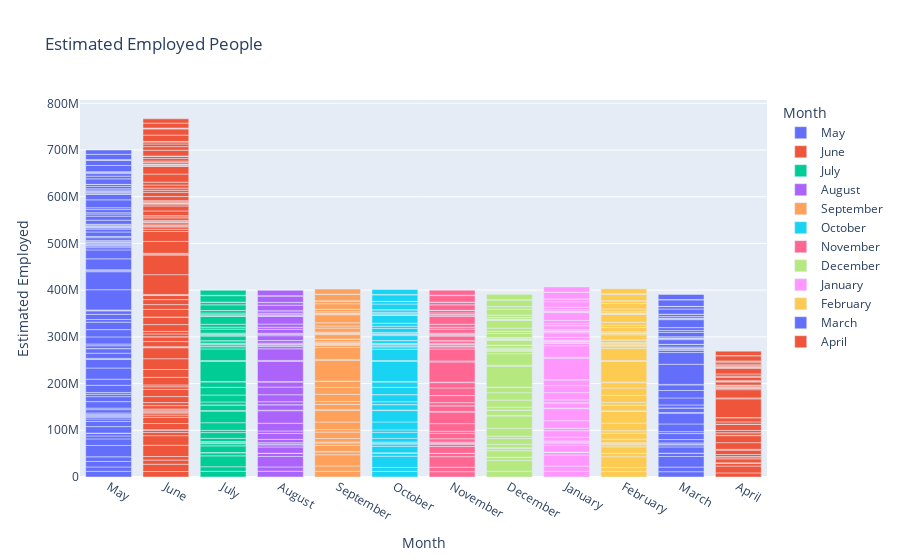

The notebook cell saved with this chart:
### Code cell
fig = px.bar(df, x = 'Month', y = 'Estimated Employed', color = 'Month', title = 'Estimated Employed People')

fig.show()

### Figure 1 — Plotly figure (JSON) as saved in the notebook; plotly's stock layout.template omitted (floating-point values rounded to 4 significant figures)
{"data": [{"alignmentgroup": "True", "hovertemplate": "Month=%{x}<br>Estimated Employed=%{y}<extra></extra>", "legendgroup": "May", "marker": {"color": "#636efa", "pattern": {"shape": ""}}, "name": "May", "offsetgroup": "May", "orientation": "v", "showlegend": true, "textposition": "auto", "type": "bar", "x": ["May", "May", "May", "May", "May", "May", "May", "May", "May", "May", "May", "May", "May", "May", "May", "May", "May", "May", "May", "May", "May", "May", "May", "May", "May", "May", "May", "May", "May", "May", "May", "May", "May", "May", "May", "May", "May", "May", "May", "May", "May", "May", "May", "May", "May", "May", "May", "May", "May", "May", "May", "May", "May", "May", "May", "May", "May", "May", "May", "May", "May", "May", "May", "May", "May", "May", "May", "May", "May", "May", "May", "May", "May", "May", "May", "May", "May", "May", "May", "May", "May", "May", "May", "May", "May", "May", "May", "May", "May", "May", "May", "May", "May", "May", "May", "May", "May", "May", "May", "May", "May", "May", "May", "May", "May"], "xaxis": "x", "y": [11999139, 9526902, 11749334, 9926176, 24322330, 14050319, 6259019, 5454091, 169487, 129610, 179340, 128538, 13954728, 11121124, 5249186, 3914193, 2045760, 1732050, 2495186, 2716966, 7035766, 3315038, 13911440, 10626328, 5184355, 3799919, 15349838, 13099601, 23896858, 18423447, 1119011, 992148, 11155753, 9683719, 172474, 6088547, 3727366, 15226005, 15586833, 15844698, 5768342, 11053353, 7508747, 1019549, 911789, 43287808, 38640999, 2108044, 1915482, 23452875, 19115772, 4788661, 3428356, 1671707, 1441722, 3029344, 2207026, 348042, 2223129, 1276291, 5756475, 2343783, 264855, 9686558, 6072776, 2693596, 2013083, 245668, 134868, 1130139, 937435, 2404033, 830347, 8638239, 8669258, 4605913, 2826118, 6692720, 3879934, 16962574, 12365754, 228978, 222916, 2519582, 1975481, 283905, 64538, 3289918, 2682658, 5108436, 4225486, 89587, 75456, 11798080, 5733921, 5560649, 3108830, 423127, 384999, 13391244, 11111486, 676797, 778590, 11306177, 9240903], "yaxis": "y"}, {"alignmentgroup": "True", "hovertemplate": "Month=%{x}<br>Estimated Employed=%{y}<extra></extra>", "legendgroup": "June", "marker": {"color": "#EF553B", "pattern": {"shape": ""}}, "name": "June", "offsetgroup": "June", "orientation": "v", "showlegend": true, "textposition": "auto", "type": "bar", "x": ["June", "June", "June", "June", "June", "June", "June", "June", "June", "June", "June", "June", "June", "June", "June", "June", "June", "June", "June", "June", "June", "June", "June", "June", "June", "June", "June", "June", "June", "June", "June", "June", "June", "June", "June", "June", "June", "June", "June", "June", "June", "June", "June", "June", "June", "June", "June", "June", "June", "June", "June", "June", "June", "June", "June", "June", "June", "June", "June", "June", "June", "June", "June", "June", "June", "June", "June", "June", "June", "June", "June", "June", "June", "June", "June", "June", "June", "June", "June", "June", "June", "June", "June", "June", "June", "June", "June", "June", "June", "June", "June", "June", "June", "June", "June", "June", "June", "June", "June", "June", "June", "June", "June", "June"], "xaxis": "x", "y": [11755881, 15572975, 8923222, 7544937, 24097712, 20622566, 6608626, 5781095, 149076, 112108, 170471, 13199281, 13243922, 4745178, 4357835, 1957081, 2230075, 2423742, 2049617, 7319782, 6375114, 12888490, 15396213, 5605627, 3952088, 16294794, 16748971, 23056511, 23601016, 1024797, 1150200, 10965154, 10187145, 184527, 6025235, 5364047, 14610564, 16076978, 141313, 16375303, 10169115, 10728822, 8891181, 1107013, 1106978, 42276572, 41908909, 2021553, 1675441, 25543465, 21225887, 4824630, 4954389, 1647342, 1551007, 3248864, 3124663, 337145, 306505, 2192020, 1602231, 5550172, 4306807, 304015, 10144965, 10574711, 2845190, 2304138, 237576, 224902, 1139815, 2326911, 2244460, 8862498, 8822411, 4678374, 4601293, 6509340, 6221562, 17375053, 16172690, 231252, 2356290, 2221069, 304369, 234926, 3307798, 3047750, 5241174, 5275784, 89702, 76269, 12318745, 7741005, 5683349, 4577995, 408738, 391015, 13624452, 13208724, 906889, 989470, 10611498, 9088931], "yaxis": "y"}, {"alignmentgroup": "True", "hovertemplate": "Month=%{x}<br>Estimated Employed=%{y}<extra></extra>", "legendgroup": "July", "marker": {"color": "#00cc96", "pattern": {"shape": ""}}, "name": "July", "offsetgroup": "July", "orientation": "v", "showlegend": true, "textposition": "auto", "type": "bar", "x": ["July", "July", "July", "July", "July", "July", "July", "July", "July", "July", "July", "July", "July", "July", "July", "July", "July", "July", "July", "July", "July", "July", "July", "July", "July", "July", "July", "July", "July", "July", "July", "July", "July", "July", "July", "July", "July", "July", "July", "July", "July", "July", "July", "July", "July", "July", "July", "July", "July", "July", "July", "July", "July", "July"], "xaxis": "x", "y": [12086707, 9911534, 23248875, 6753622, 166605, 167437, 14327083, 4826560, 1916824, 2549316, 6958404, 12169808, 4855393, 16274707, 24843750, 1158511, 12009883, 139227, 6308129, 14859873, 16455928, 11538688, 1052597, 42697000, 2000524, 24857807, 4657443, 1739838, 3059744, 294379, 2285436, 5393091, 280367, 9828023, 2405973, 235894, 1183770, 2434579, 8738029, 4105211, 6266446, 17215677, 284015, 2542237, 281117, 3592442, 5372470, 108334, 12054414, 5432503, 410583, 13862431, 859900, 10779829], "yaxis": "y"}, {"alignmentgroup": "True", "hovertemplate": "Month=%{x}<br>Estimated Employed=%{y}<extra></extra>", "legendgroup": "August", "marker": {"color": "#ab63fa", "pattern": {"shape": ""}}, "name": "August", "offsetgroup": "August", "orientation": "v", "showlegend": true, "textposition": "auto", "type": "bar", "x": ["August", "August", "August", "August", "August", "August", "August", "August", "August", "August", "August", "August", "August", "August", "August", "August", "August", "August", "August", "August", "August", "August", "August", "August", "August", "August", "August", "August", "August", "August", "August", "August", "August", "August", "August", "August", "August", "August", "August", "August", "August", "August", "August", "August", "August", "August", "August", "August", "August", "August", "August", "August", "August"], "xaxis": "x", "y": [12285693, 9292039, 22260203, 6607694, 135407, 183603, 13507342, 4558306, 1969248, 2778624, 7015356, 12686470, 5233449, 16559137, 26835389, 1065725, 11727659, 183930, 6183427, 15052051, 16463931, 10743959, 975501, 43298746, 1911380, 24924827, 4743179, 1595582, 2994763, 328282, 2392400, 5552510, 243277, 10228154, 2523005, 236315, 2335406, 8614340, 4448650, 6809834, 16602767, 259433, 2456983, 312882, 3499863, 5195170, 90850, 11933093, 5544693, 368977, 13580241, 823967, 11456493], "yaxis": "y"}, {"alignmentgroup": "True", "hovertemplate": "Month=%{x}<br>Estimated Employed=%{y}<extra></extra>", "legendgroup": "September", "marker": {"color": "#FFA15A", "pattern": {"shape": ""}}, "name": "September", "offsetgroup": "September", "orientation": "v", "showlegend": true, "textposition": "auto", "type": "bar", "x": ["September", "September", "September", "September", "September", "September", "September", "September", "September", "September", "September", "September", "September", "September", "September", "September", "September", "September", "September", "September", "September", "September", "September", "September", "September", "September", "September", "September", "September", "September", "September", "September", "September", "September", "September", "September", "September", "September", "September", "September", "September", "September", "September", "September", "September", "September", "September", "September", "September", "September", "September", "September"], "xaxis": "x", "y": [12256762, 11468349, 23905700, 6490776, 166056, 163215, 13280783, 5127956, 2039804, 7500122, 13741892, 5400499, 16159315, 25219281, 1162159, 11167715, 175718, 6260971, 15419779, 14595441, 12636415, 1034408, 44198762, 2157845, 25610773, 4733996, 1576480, 2992082, 327239, 2311507, 5642253, 309643, 9609939, 2675862, 247210, 2357627, 8647794, 4640642, 6655967, 17396398, 253887, 2570663, 286573, 3227178, 5176819, 89450, 11902824, 5668785, 418043, 13522970, 711150, 11158649], "yaxis": "y"}, {"alignmentgroup": "True", "hovertemplate": "Month=%{x}<br>Estimated Employed=%{y}<extra></extra>", "legendgroup": "October", "marker": {"color": "#19d3f3", "pattern": {"shape": ""}}, "name": "October", "offsetgroup": "October", "orientation": "v", "showlegend": true, "textposition": "auto", "type": "bar", "x": ["October", "October", "October", "October", "October", "October", "October", "October", "October", "October", "October", "October", "October", "October", "October", "October", "October", "October", "October", "October", "October", "October", "October", "October", "October", "October", "October", "October", "October", "October", "October", "October", "October", "October", "October", "October", "October", "October", "October", "October", "October", "October", "October", "October", "October", "October", "October", "October", "October", "October", "October", "October", "October", "October", "October"], "xaxis": "x", "y": [12017412, 8395906, 24053140, 7043840, 149511, 177440, 13828512, 4798833, 1946957, 2477621, 7761243, 12803527, 5328825, 17060638, 24330249, 1080609, 11621534, 180283, 6021921, 15178544, 146688, 15595647, 11375354, 1113764, 42833265, 2027662, 24353018, 4774377, 1595176, 3173429, 330856, 2297096, 6030363, 290264, 10474217, 2821456, 232322, 1029087, 2460196, 8799249, 4644510, 6603715, 17221991, 234375, 2456855, 312548, 3070438, 5384335, 87974, 12223948, 5318341, 414808, 13938303, 925174, 10563686], "yaxis": "y"}, {"alignmentgroup": "True", "hovertemplate": "Month=%{x}<br>Estimated Employed=%{y}<extra></extra>", "legendgroup": "November", "marker": {"color": "#FF6692", "pattern": {"shape": ""}}, "name": "November", "offsetgroup": "November", "orientation": "v", "showlegend": true, "textposition": "auto", "type": "bar", "x": ["November", "November", "November", "November", "November", "November", "November", "November", "November", "November", "November", "November", "November", "November", "November", "November", "November", "November", "November", "November", "November", "November", "November", "November", "November", "November", "November", "November", "November", "November", "November", "November", "November", "November", "November", "November", "November", "November", "November", "November", "November", "November", "November", "November", "November", "November", "November", "November", "November", "November", "November", "November", "November", "November", "November"], "xaxis": "x", "y": [11397681, 9625362, 22445989, 6942931, 178768, 159489, 14487815, 4875763, 2024409, 2415724, 7279628, 11537217, 4557906, 16306428, 24881383, 1205703, 12192623, 142787, 6395022, 15278556, 162426, 16223430, 11265828, 1084633, 43261530, 2007113, 25630359, 4668772, 1708045, 3081077, 289593, 2341284, 5439600, 271612, 9896129, 2404239, 233029, 1226793, 2424281, 8613835, 4062767, 6459457, 17486683, 293431, 2594469, 275003, 3602243, 5306715, 107751, 11729952, 5338119, 427700, 14128888, 904903, 10768462], "yaxis": "y"}, {"alignmentgroup": "True", "hovertemplate": "Month=%{x}<br>Estimated Employed=%{y}<extra></extra>", "legendgroup": "December", "marker": {"color": "#B6E880", "pattern": {"shape": ""}}, "name": "December", "offsetgroup": "December", "orientation": "v", "showlegend": true, "textposition": "auto", "type": "bar", "x": ["December", "December", "December", "December", "December", "December", "December", "December", "December", "December", "December", "December", "December", "December", "December", "December", "December", "December", "December", "December", "December", "December", "December", "December", "December", "December", "December", "December", "December", "December", "December", "December", "December", "December", "December", "December", "December", "December", "December", "December", "December", "December", "December", "December", "December", "December", "December", "December", "December", "December", "December", "December", "December"], "xaxis": "x", "y": [12528395, 22914530, 6569385, 145671, 177155, 13877825, 4603484, 1922821, 6873437, 12756132, 5065804, 16854647, 26357625, 1102997, 11345069, 180808, 6164215, 15485307, 161647, 15356938, 11068056, 1046878, 44640087, 1947566, 24906239, 4913963, 1722303, 2977857, 311146, 2415436, 5718337, 288154, 10172812, 2548835, 241366, 1209085, 2290170, 8592376, 4440283, 6787403, 16581144, 267417, 2369048, 313135, 3575778, 5109481, 88035, 12260389, 5317782, 399427, 13857200, 844779, 11335696], "yaxis": "y"}, {"alignmentgroup": "True", "hovertemplate": "Month=%{x}<br>Estimated Employed=%{y}<extra></extra>", "legendgroup": "January", "marker": {"color": "#FF97FF", "pattern": {"shape": ""}}, "name": "January", "offsetgroup": "January", "orientation": "v", "showlegend": true, "textposition": "auto", "type": "bar", "x": ["January", "January", "January", "January", "January", "January", "January", "January", "January", "January", "January", "January", "January", "January", "January", "January", "January", "January", "January", "January", "January", "January", "January", "January", "January", "January", "January", "January", "January", "January", "January", "January", "January", "January", "January", "January", "January", "January", "January", "January", "January", "January", "January", "January", "January", "January", "January", "January", "January", "January", "January", "January", "January"], "xaxis": "x", "y": [12016676, 11420996, 23409006, 6236201, 157791, 158936, 14301844, 5062293, 2041035, 2373488, 7868736, 13938874, 5307026, 16183702, 25881398, 1229406, 11182128, 176252, 6189471, 15484353, 14954646, 12065915, 1057975, 45777509, 1986386, 24612171, 4618860, 1630908, 2988665, 332062, 2315972, 5647493, 257814, 9824501, 2630938, 246596, 1079537, 2329293, 8749154, 4597507, 6834930, 16715470, 261687, 2561320, 281698, 3252622, 5157363, 11926995, 5543380, 450155, 13656250, 725253, 11208617], "yaxis": "y"}, {"alignmentgroup": "True", "hovertemplate": "Month=%{x}<br>Estimated Employed=%{y}<extra></extra>", "legendgroup": "February", "marker": {"color": "#FECB52", "pattern": {"shape": ""}}, "name": "February", "offsetgroup": "February", "orientation": "v", "showlegend": true, "textposition": "auto", "type": "bar", "x": ["February", "February", "February", "February", "February", "February", "February", "February", "February", "February", "February", "February", "February", "February", "February", "February", "February", "February", "February", "February", "February", "February", "February", "February", "February", "February", "February", "February", "February", "February", "February", "February", "February", "February", "February", "February", "February", "February", "February", "February", "February", "February", "February", "February", "February", "February", "February", "February", "February", "February", "February", "February", "February"], "xaxis": "x", "y": [11723617, 8462814, 23168192, 6847173, 147500, 171672, 13973042, 4570108, 1952464, 2163397, 7932402, 12753657, 5203579, 16178044, 25293535, 1112864, 11842655, 183619, 6009820, 15040572, 15828488, 11304474, 1169347, 44257432, 2057523, 26093009, 4822035, 1625454, 3113464, 316887, 2347941, 5708807, 306396, 10784753, 2752834, 227804, 1060116, 2493023, 8924061, 4624444, 6533435, 17122782, 233965, 2438080, 310342, 3219227, 5288343, 11742101, 5521496, 415339, 13803099, 963408, 10871168], "yaxis": "y"}, {"alignmentgroup": "True", "hovertemplate": "Month=%{x}<br>Estimated Employed=%{y}<extra></extra>", "legendgroup": "March", "marker": {"color": "#636efa", "pattern": {"shape": ""}}, "name": "March", "offsetgroup": "March", "orientation": "v", "showlegend": true, "textposition": "auto", "type": "bar", "x": ["March", "March", "March", "March", "March", "March", "March", "March", "March", "March", "March", "March", "March", "March", "March", "March", "March", "March", "March", "March", "March", "March", "March", "March", "March", "March", "March", "March", "March", "March", "March", "March", "March", "March", "March", "March", "March", "March", "March", "March", "March", "March", "March", "March", "March", "March", "March", "March", "March", "March", "March", "March"], "xaxis": "x", "y": [11359660, 9878742, 22667882, 6894808, 152413, 13483615, 4366148, 1800426, 2361004, 7157454, 12853818, 4141953, 16480441, 23130976, 1192616, 9814156, 142176, 6373692, 15059769, 15848590, 12028377, 1060946, 43086706, 25097812, 4521537, 1664145, 3049637, 279839, 2407509, 5401392, 277093, 10083026, 2275407, 221432, 998103, 2480661, 9225835, 4079775, 6386723, 17065830, 289735, 2457952, 278851, 3601793, 4964911, 86186, 10982178, 5313236, 450271, 13889632, 889245, 10806105], "yaxis": "y"}, {"alignmentgroup": "True", "hovertemplate": "Month=%{x}<br>Estimated Employed=%{y}<extra></extra>", "legendgroup": "April", "marker": {"color": "#EF553B", "pattern": {"shape": ""}}, "name": "April", "offsetgroup": "April", "orientation": "v", "showlegend": true, "textposition": "auto", "type": "bar", "x": ["April", "April", "April", "April", "April", "April", "April", "April", "April", "April", "April", "April", "April", "April", "April", "April", "April", "April", "April", "April", "April", "April", "April", "April", "April", "April", "April", "April", "April", "April", "April", "April", "April", "April", "April", "April", "April", "April", "April", "April", "April", "April", "April", "April", "April", "April", "April", "April", "April", "April", "April"], "xaxis": "x", "y": [8792827, 14645275, 6534321, 115487, 181657, 8587594, 4041050, 984171, 4280434, 9330400, 1754170, 14238959, 15014802, 803118, 5562449, 49420, 4721590, 13051219, 133399, 5086200, 8793799, 675083, 39970677, 1972074, 17639370, 2544084, 1454956, 1400962, 1066126, 3003787, 318957, 6701284, 1606580, 146957, 1054829, 7387995, 2179106, 4802873, 12674451, 161939, 1303244, 68122, 2298975, 2932923, 81905, 4632967, 3378431, 296431, 10944379, 748041, 9299466], "yaxis": "y"}], "layout": {"barmode": "relative", "legend": {"title": {"text": "Month"}, "tracegroupgap": 0}, "title": {"text": "Estimated Employed People"}, "xaxis": {"anchor": "y", "categoryarray": ["May", "June", "July", "August", "September", "October", "November", "December", "January", "February", "March", "April"], "categoryorder": "array", "domain": [0, 1], "title": {"text": "Month"}}, "yaxis": {"anchor": "x", "domain": [0, 1], "title": {"text": "Estimated Employed"}}}}
